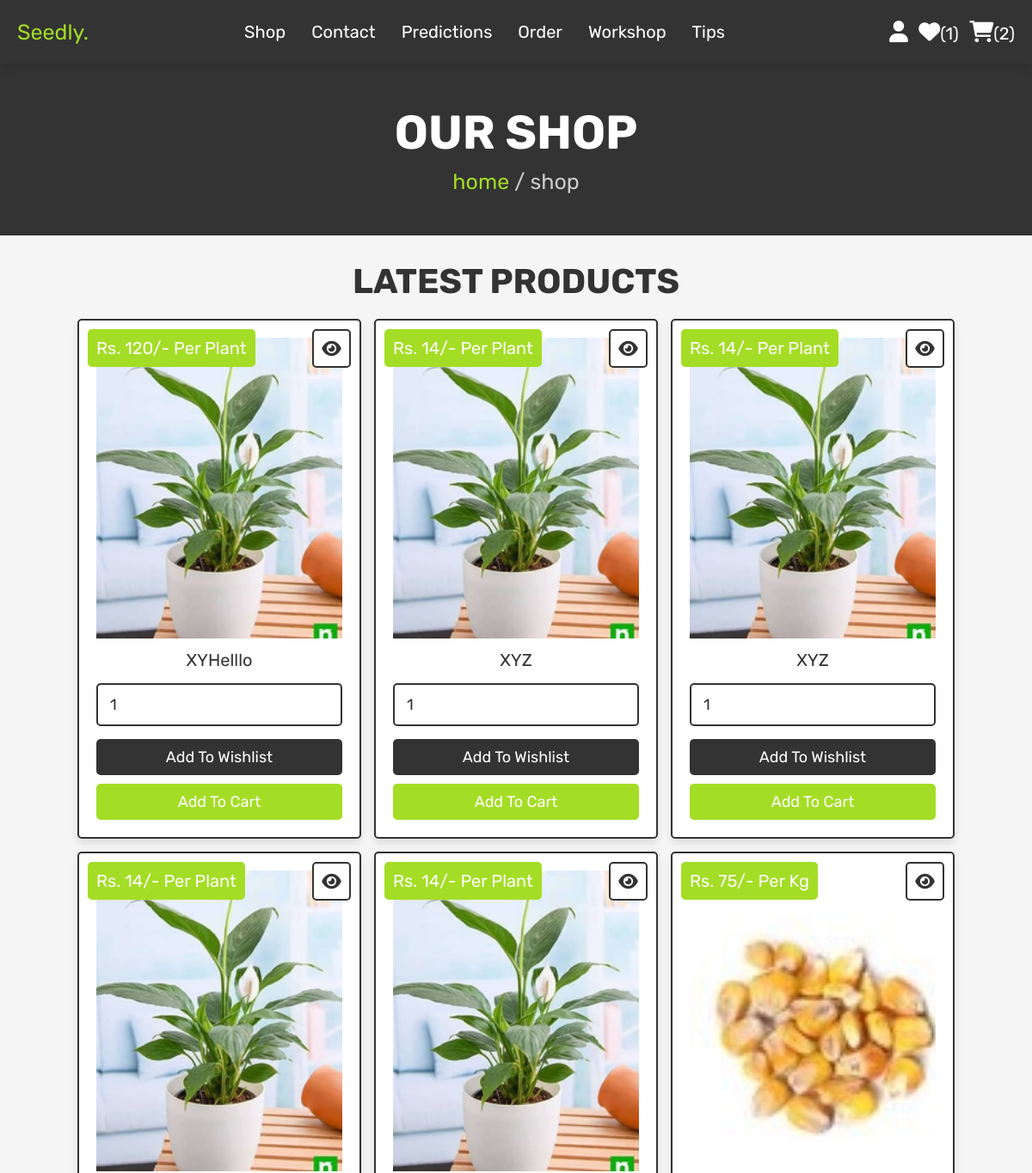
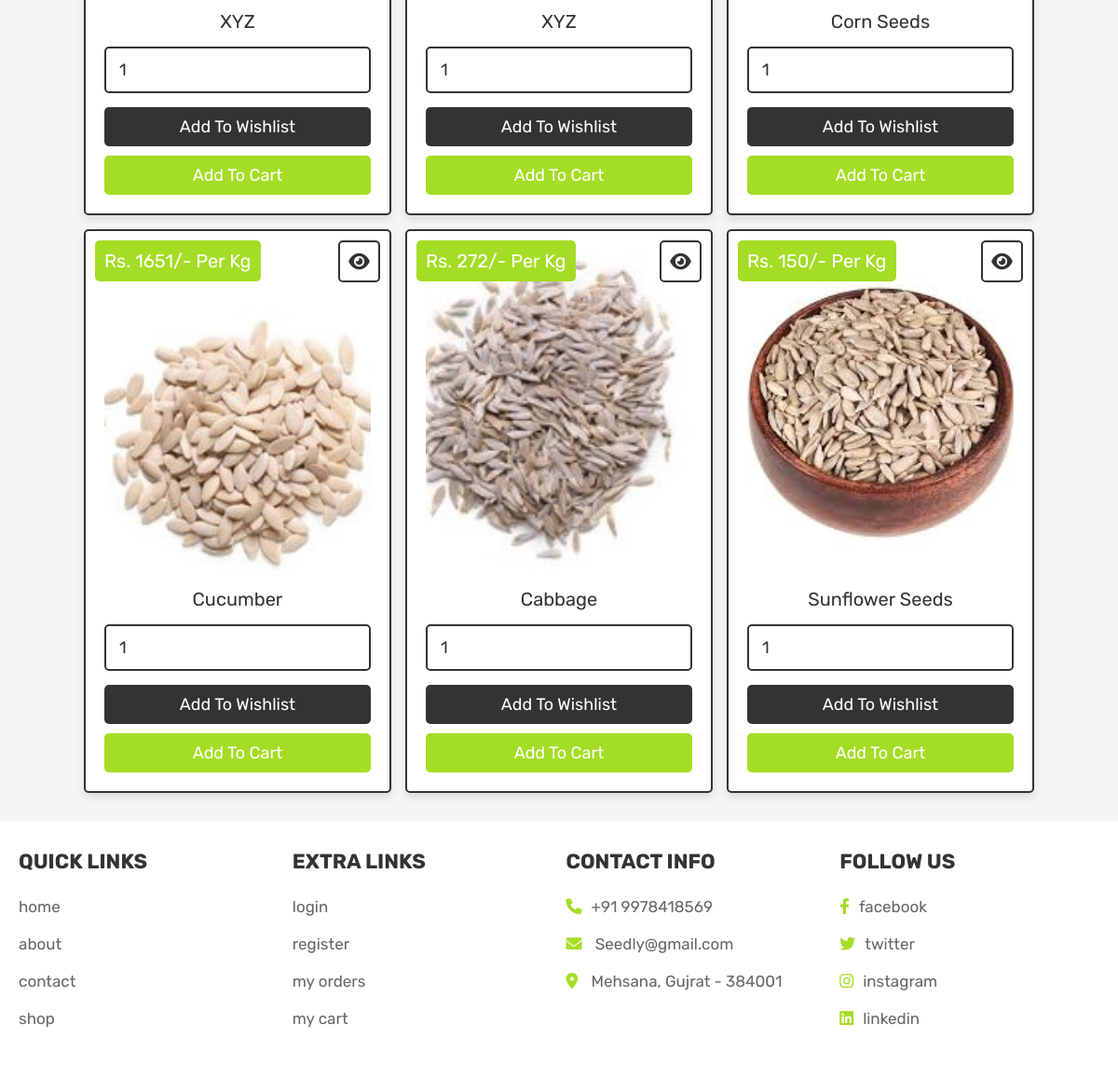
Screenshot of /shop.php (signed in) with the database file from the repository (2 pictures, top to bottom).
### tables this page shows
CREATE TABLE `plants` (
  `id` int(100) NOT NULL,
  `name` varchar(100) NOT NULL,
  `details` varchar(500) NOT NULL,
  `price` int(100) NOT NULL,
  `image` varchar(100) NOT NULL
);

CREATE TABLE `seeds` (
  `id` int(100) NOT NULL,
  `name` varchar(100) NOT NULL,
  `details` varchar(500) NOT NULL,
  `price` int(100) NOT NULL,
  `image` varchar(100) NOT NULL
);

### shop.php (the view, shortened to what this page needs)
<?php
@include 'config.php';
?>
<!DOCTYPE html>
<html lang="en">
<head>
   <link rel="stylesheet" href="https://cdnjs.cloudflare.com/ajax/libs/font-awesome/6.0.0/css/all.min.css">
   <link rel="stylesheet" href="css/style.css">
</head>
<body>
<?php @include 'header.php'; ?>
<section class="heading">
    <h3>our shop</h3>
    <p> <a href="home.php">home</a> / shop </p>
</section>
<section class="products">
   <h1 class="title">latest products</h1>
   <div class="box-container">
   <?php
               $select_plants = mysqli_query($conn, "SELECT * FROM `plants`") or die('query failed');
               if(mysqli_num_rows($select_plants) > 0){
                  while($fetch_plants = mysqli_fetch_assoc($select_plants)){
            ?>
            <form action="" method="POST" class="box">
               <a href="view_page.php?pid=<?php echo $fetch_plants['id']; ?>&type=plants" class="fas fa-eye"></a>
               <div class="price">Rs. <?php echo $fetch_plants['price']; ?>/- Per Plant</div>
               <img src="uploaded_img/<?php echo $fetch_plants['image']; ?>" alt="" class="image">
               <div class="name"><?php echo $fetch_plants['name']; ?></div>
               <input type="number" name="product_quantity" value="1" min="0" class="qty">
               <input type="submit" value="add to wishlist" name="add_to_wishlist" class="option-btn">
               <input type="submit" value="add to cart" name="add_to_cart" class="btn">
            </form>
            <?php
                  }
               }
?>
<?php
               $select_seeds = mysqli_query($conn, "SELECT * FROM `seeds`") or die('query failed');
               if(mysqli_num_rows($select_seeds) > 0){
                  while($fetch_seeds = mysqli_fetch_assoc($select_seeds)){
            ?>
            <form action="" method="POST" class="box">
               <a href="view_page.php?pid=<?php echo $fetch_seeds['id']; ?>&type=seeds" class="fas fa-eye"></a>
               <div class="price">Rs. <?php echo $fetch_seeds['price']; ?>/- Per Kg</div>
               <img src="uploaded_img/<?php echo $fetch_seeds['image']; ?>" alt="" class="image">
               <div class="name"><?php echo $fetch_seeds['name']; ?></div>
               <input type="number" name="product_quantity" value="1" min="0" class="qty">
               <input type="submit" value="add to wishlist" name="add_to_wishlist" class="option-btn">
               <input type="submit" value="add to cart" name="add_to_cart" class="btn">
            </form>
            <?php
                  }
               } else {
                  echo '<p class="empty">no products added yet!</p>';
               }
            ?>
   </div>
</section>
<?php @include 'footer.php'; ?>
</body>
</html>

### css/style.css (style rules this page uses)
:root { --pink:#A4DD25; --red:#c0392b; --orange:#333; --black:#333; --white:#fff; --light-color:#666; --light-white:#ccc; --light-bg:#f5f5f5; --border:.2rem solid var(--black); --box-shadow:0 .5rem 1rem rgba(0,0,0,.1); }
* { font-family: 'Rubik', sans-serif; margin:0; padding:0; box-sizing: border-box; outline: none; border:none; text-decoration: none; transition:all .2s linear; }
html { font-size: 62.5%; overflow-x: hidden; scroll-behavior: smooth; scroll-padding-top: 6.5rem; }
body { background: var(--light-bg); }
section { padding:3rem 2rem; }
.btn, .delete-btn, .option-btn { display: inline-block; border-radius: .5rem; margin-top: 1rem; font-size: 1.8rem; color:var(--white); cursor: pointer; padding:1rem 3rem; text-transform: capitalize; }
.btn { background-color: var(--pink); }
.option-btn { background-color: var(--orange); }
.heading { display: flex; flex-flow: column; align-items: center; justify-content: center; gap:1rem; background-color: var(--black); text-align: center; min-height: 25vh; }
.heading h3 { font-size: 5.5rem; color:var(--white); text-transform: uppercase; }
.heading p { font-size: 2.5rem; color:var(--light-white); }
.heading p a { color:var(--pink); }
.title { text-align: center; margin-bottom: 2rem; color:var(--black); text-transform: uppercase; font-size: 4rem; }
.products .box-container { max-width: 1200px; margin:0 auto; display: grid; grid-template-columns: repeat(auto-fit, 33rem); gap:1.5rem; align-items: flex-start; justify-content: center; }
.products .box-container .box { background-color: var(--white); border:var(--border); box-shadow: var(--box-shadow); border-radius: .5rem; padding:2rem; text-align: center; position: relative; }
.products .box-container .box .image { height: 35rem; width: 100%; object-fit: cover; }
.products .box-container .box .fa-eye, .products .box-container .box .price { position: absolute; top:1rem; border-radius: .5rem; }
.products .box-container .box .price { font-size: 2rem; padding:1rem; background-color: var(--pink); color:var(--white); left:1rem; }
.products .box-container .box .fa-eye { right:1rem; height: 4.5rem; width: 4.5rem; line-height: 4.2rem; font-size: 2rem; background-color: var(--white); color:var(--black); border:var(--border); }
.products .box-container .box .name { margin:1rem; font-size: 2rem; color:var(--black); }
.products .box-container .box .qty { width: 100%; padding:1.2rem 1.4rem; font-size: 1.8rem; color:var(--black); border:var(--border); border-radius: .5rem; margin:.5rem 0; }
.products .box-container .box .btn, .products .box-container .box .option-btn { width: 100%; }

### rows the page displays
plants: price "120", image (picture), name "XYHelllo"
plants: price "14", image (picture), name "XYZ"
plants: price "14", image (picture), name "XYZ"
plants: price "14", image (picture), name "XYZ"
plants: price "14", image (picture), name "XYZ"
seeds: price "75", image (picture), name "Corn Seeds"
seeds: price "1651", image (picture), name "Cucumber"
seeds: price "272", image (picture), name "Cabbage"
seeds: price "150", image (picture), name "Sunflower Seeds"

### other values shown
$wishlist_num_rows "1"
$cart_num_rows "2"
